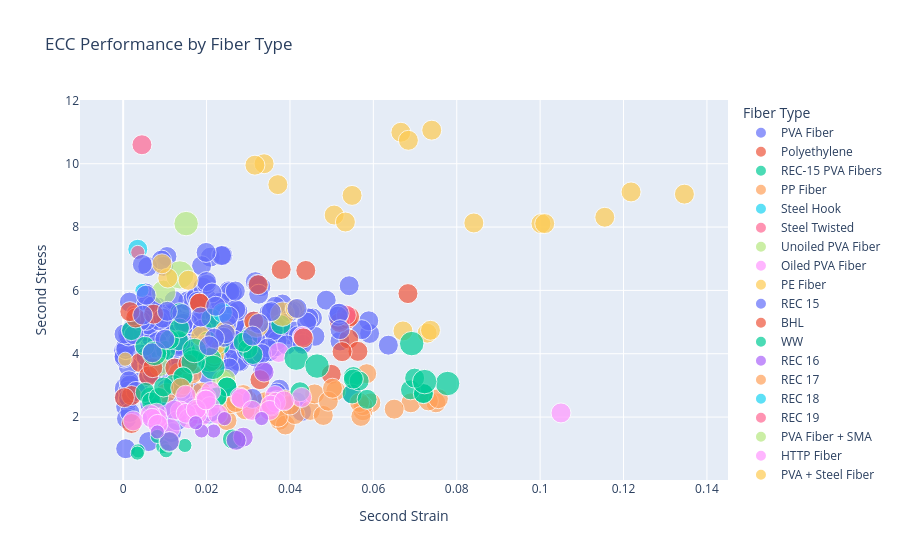

The notebook cell saved with this chart:
### Code cell
fig = px.scatter(
    df,
    x="Second Strain",
    y="Second Stress",
    color="Fiber Type",
    size="Fiber Volume",
    hover_name="Mixture",
    title="ECC Performance by Fiber Type"
)

fig.show()

### Figure 1 — Plotly figure (JSON) as saved in the notebook; plotly's stock layout.template omitted (floating-point values rounded to 4 significant figures; data arrays with more than 128 entries replaced by an {"elided": "..."} marker saying what was removed)
{"data": [{"hovertemplate": "<b>%{hovertext}</b><br><br>Fiber Type=PVA Fiber<br>Second Strain=%{x}<br>Second Stress=%{y}<br>Fiber Volume=%{marker.size}<extra></extra>", "hovertext": {"elided": "263 str values"}, "legendgroup": "PVA Fiber", "marker": {"color": "#636efa", "size": {"elided": "263 float values"}, "sizemode": "area", "sizeref": 0.0001, "symbol": "circle"}, "mode": "markers", "name": "PVA Fiber", "orientation": "v", "showlegend": true, "type": "scatter", "x": {"elided": "263 float values"}, "xaxis": "x", "y": {"elided": "263 float values"}, "yaxis": "y"}, {"hovertemplate": "<b>%{hovertext}</b><br><br>Fiber Type=Polyethylene<br>Second Strain=%{x}<br>Second Stress=%{y}<br>Fiber Volume=%{marker.size}<extra></extra>", "hovertext": [null, null, "Mix I", "Mix II", "Mix IIIa", "Comp Mix I at 28 days", "Comp Mix I at 28 days", "Comp Mix I at 28 days", "Mix II at 14 days", "Mix II at 28 days", "Mix IIIa at 14 days", "Mix IIIa at 28 days", "ECC", "ECC", "ECC"], "legendgroup": "Polyethylene", "marker": {"color": "#EF553B", "size": [0.02, 0.02, 0.02, 0.02, 0.02, 0.02, 0.02, 0.02, 0.02, 0.02, 0.02, 0.02, 0.02, 0.02, 0.02], "sizemode": "area", "sizeref": 0.0001, "symbol": "circle"}, "mode": "markers", "name": "Polyethylene", "orientation": "v", "showlegend": true, "type": "scatter", "x": [0.0328, 0.0683, 0.0538, 0.002, 0.0217, 0.0543, 0.0541, 0.0563, 0.002, 0.0003, 0.0041, 0.0218, 0.0499, 0.0525, 0.0519], "xaxis": "x", "y": [3.18, 5.899, 5.1, 2.68, 3.756, 5.166, 4.467, 4.075, 1.797, 2.614, 3.722, 3.899, 3.349, 4.065, 4.985], "yaxis": "y"}, {"hovertemplate": "<b>%{hovertext}</b><br><br>Fiber Type=REC-15 PVA Fibers<br>Second Strain=%{x}<br>Second Stress=%{y}<br>Fiber Volume=%{marker.size}<extra></extra>", "hovertext": ["mortar coupon", null, null, null, null, null, null, null, null, null, null, null, null, null, null, null, null, null], "legendgroup": "REC-15 PVA Fibers", "marker": {"color": "#00cc96", "size": [0.02, 0.02, 0.02, 0.02, 0.02, 0.02, 0.02, 0.02, 0.02, 0.02, 0.02, 0.02, 0.02, 0.02, 0.02, 0.02, 0.02, 0.02], "sizemode": "area", "sizeref": 0.0001, "symbol": "circle"}, "mode": "markers", "name": "REC-15 PVA Fibers", "orientation": "v", "showlegend": true, "type": "scatter", "x": [0.0232, 0.0167, 0.0203, 0.0299, 0.009, 0.0187, 0.0052, 0.0299, 0.0311, 0.0211, 0.0102, 0.0136, 0.002, 0.0133, 0.0111, 0.0135, 0.0288, 0.0378], "xaxis": "x", "y": [4.27, 3.905, 4.4, 4.469, 4.037, 4.09, 4.236, 4.157, 3.976, 5.118, 4.101, 5.297, 4.729, 4.41, 4.442, 4.811, 4.363, 4.92], "yaxis": "y"}, {"hovertemplate": "<b>%{hovertext}</b><br><br>Fiber Type=PP Fiber<br>Second Strain=%{x}<br>Second Stress=%{y}<br>Fiber Volume=%{marker.size}<extra></extra>", "hovertext": ["Mix 1-1", "Mix 1-1", "Mix 1-1", "Mix 1-1", "Mix 1-1", "Mix 1-1", "Mix 1-2", "Mix 1-2", "Mix 1-2", "Mix 1-2", "Mix 1-2", "Mix 1-2", "Mix 1-2", "Mix 1-3", "Mix 1-3", "Mix 1-3", "Mix 1-3", "Mix 1-3", "Mix 1-3", "Mix 1-3", "Mix 2-1", "Mix 2-1", "Mix 2-1", "Mix 2-1", "Mix 2-1", "Mix 2-2", "Mix 2-2", "Mix 2-2", "Mix 2-2", "Mix 2-2", "Mix 2-2", "Mix 2-2", "Mix 3-1", "Mix 3-1", "Mix 3-1", "Mix 3-1", "Mix 3-1", "Mix 3-1", "Mix 3-1", "Mix 3-1"], "legendgroup": "PP Fiber", "marker": {"color": "#FFA15A", "size": [0.02, 0.02, 0.02, 0.02, 0.02, 0.02, 0.02, 0.02, 0.02, 0.02, 0.02, 0.02, 0.02, 0.02, 0.02, 0.02, 0.02, 0.02, 0.02, 0.02, 0.02, 0.02, 0.02, 0.02, 0.02, 0.02, 0.02, 0.02, 0.02, 0.02, 0.02, 0.02, 0.02, 0.02, 0.02, 0.02, 0.02, 0.02, 0.02, 0.02], "sizemode": "area", "sizeref": 0.0001, "symbol": "circle"}, "mode": "markers", "name": "PP Fiber", "orientation": "v", "showlegend": true, "type": "scatter", "x": [0.075, 0.069, 0.065, 0.019, 0.035, 0.0594, 0.0575, 0.0375, 0.0389, 0.0412, 0.0372, 0.0575, 0.0567, 0.0732, 0.0304, 0.0249, 0.0756, 0.0449, 0.057, 0.048, 0.0103, 0.0188, 0.0133, 0.0145, 0.0165, 0.04, 0.0361, 0.0339, 0.0355, 0.0298, 0.051, 0.0258, 0.0293, 0.0459, 0.0492, 0.0388, 0.0288, 0.0502, 0.0584, 0.027], "xaxis": "x", "y": [2.45, 2.45, 2.25, 2.5, 2.46, 2.45, 2.199, 1.9, 1.75, 2.08, 1.998, 2.36, 2.46, 2.51, 2.24, 1.888, 2.58, 2.21, 2.02, 2.05, 2.76, 2.782, 3.4, 3.02, 3.36, 2.38, 2.478, 2.48, 2.35, 2.55, 2.83, 2.42, 2.23, 2.732, 2.5, 2.55, 2.71, 2.91, 3.37, 2.46], "yaxis": "y"}, {"hovertemplate": "<b>%{hovertext}</b><br><br>Fiber Type=Steel Hook<br>Second Strain=%{x}<br>Second Stress=%{y}<br>Fiber Volume=%{marker.size}<extra></extra>", "hovertext": ["MaH1", "MbH1", "MbH1.5"], "legendgroup": "Steel Hook", "marker": {"color": "#19d3f3", "size": [0.01, 0.01, 0.02], "sizemode": "area", "sizeref": 0.0001, "symbol": "circle"}, "mode": "markers", "name": "Steel Hook", "orientation": "v", "showlegend": true, "type": "scatter", "x": [0.0025, 0.0045, 0.0035], "xaxis": "x", "y": [5.1, 6.0, 7.3], "yaxis": "y"}, {"hovertemplate": "<b>%{hovertext}</b><br><br>Fiber Type=Steel Twisted<br>Second Strain=%{x}<br>Second Stress=%{y}<br>Fiber Volume=%{marker.size}<extra></extra>", "hovertext": ["MaT1", "MbT1", "MbT1.5"], "legendgroup": "Steel Twisted", "marker": {"color": "#FF6692", "size": [0.01, 0.01, 0.02], "sizemode": "area", "sizeref": 0.0001, "symbol": "circle"}, "mode": "markers", "name": "Steel Twisted", "orientation": "v", "showlegend": true, "type": "scatter", "x": [0.0025, 0.0035, 0.0045], "xaxis": "x", "y": [5.3, 7.2, 10.6], "yaxis": "y"}, {"hovertemplate": "<b>%{hovertext}</b><br><br>Fiber Type=Unoiled PVA Fiber<br>Second Strain=%{x}<br>Second Stress=%{y}<br>Fiber Volume=%{marker.size}<extra></extra>", "hovertext": ["M17", "M17", "M17"], "legendgroup": "Unoiled PVA Fiber", "marker": {"color": "#B6E880", "size": [0.02, 0.02, 0.02], "sizemode": "area", "sizeref": 0.0001, "symbol": "circle"}, "mode": "markers", "name": "Unoiled PVA Fiber", "orientation": "v", "showlegend": true, "type": "scatter", "x": [0.0087, 0.0237, 0.0246], "xaxis": "x", "y": [3.59, 3.16, 3.2], "yaxis": "y"}, {"hovertemplate": "<b>%{hovertext}</b><br><br>Fiber Type=Oiled PVA Fiber<br>Second Strain=%{x}<br>Second Stress=%{y}<br>Fiber Volume=%{marker.size}<extra></extra>", "hovertext": ["M21", "M21", "M21"], "legendgroup": "Oiled PVA Fiber", "marker": {"color": "#FF97FF", "size": [0.02, 0.02, 0.02], "sizemode": "area", "sizeref": 0.0001, "symbol": "circle"}, "mode": "markers", "name": "Oiled PVA Fiber", "orientation": "v", "showlegend": true, "type": "scatter", "x": [0.0373, 0.043, 0.0195], "xaxis": "x", "y": [4.04, 4.55, 4.29], "yaxis": "y"}, {"hovertemplate": "<b>%{hovertext}</b><br><br>Fiber Type=PE Fiber<br>Second Strain=%{x}<br>Second Stress=%{y}<br>Fiber Volume=%{marker.size}<extra></extra>", "hovertext": ["ECC 1", "ECC 1", "ECC 1", "ECC 1", "ECC 1", "ECC 1", "ECC 1", "ECC 1", "UHDCC", "UHDCC", "UHDCC", "M-C", "M-C", "M-C", "M-AEA", "M-AEA", "M-AEA", "M-CR", "M-CR", "M-CR", "M-FAC", "M-FAC", "M-FAC", "M-V", "M-V", "M-V"], "legendgroup": "PE Fiber", "marker": {"color": "#FECB52", "size": [0.01, 0.02, 0.02, 0.03, 0.01, 0.02, 0.02, 0.03, 0.02, 0.02, 0.02, 0.02, 0.02, 0.02, 0.02, 0.02, 0.02, 0.02, 0.02, 0.02, 0.02, 0.02, 0.02, 0.02, 0.02, 0.02], "sizemode": "area", "sizeref": 0.0001, "symbol": "circle"}, "mode": "markers", "name": "PE Fiber", "orientation": "v", "showlegend": true, "type": "scatter", "x": [0.0005, 0.0219, 0.0186, 0.0382, 0.0228, 0.0245, 0.0413, 0.032, 0.0671, 0.0729, 0.0737, 0.0338, 0.0316, 0.0371, 0.074, 0.0666, 0.0684, 0.0549, 0.0506, 0.0533, 0.0841, 0.1346, 0.1218, 0.1155, 0.1002, 0.1011], "xaxis": "x", "y": [3.827, 3.98, 4.56, 5.25, 4.22, 4.726, 5.41, 4.9, 4.72, 4.65, 4.74, 10.0, 9.955, 9.34, 11.06, 10.99, 10.74, 9.0, 8.38, 8.16, 8.13, 9.04, 9.11, 8.31, 8.11, 8.11], "yaxis": "y"}, {"hovertemplate": "<b>%{hovertext}</b><br><br>Fiber Type=REC 15<br>Second Strain=%{x}<br>Second Stress=%{y}<br>Fiber Volume=%{marker.size}<extra></extra>", "hovertext": ["D0", "D1"], "legendgroup": "REC 15", "marker": {"color": "#636efa", "size": [0.02, 0.02], "sizemode": "area", "sizeref": 0.0001, "symbol": "circle"}, "mode": "markers", "name": "REC 15", "orientation": "v", "showlegend": true, "type": "scatter", "x": [0.0213, 0.031], "xaxis": "x", "y": [5.92, 2.59], "yaxis": "y"}, {"hovertemplate": "<b>%{hovertext}</b><br><br>Fiber Type=BHL<br>Second Strain=%{x}<br>Second Stress=%{y}<br>Fiber Volume=%{marker.size}<extra></extra>", "hovertext": ["D1", "D2", "D3", "D6", "D7", "D8", "D1", "D2", "D3", "D4", "D5"], "legendgroup": "BHL", "marker": {"color": "#EF553B", "size": [0.02, 0.02, 0.02, 0.02, 0.02, 0.02, 0.02, 0.02, 0.02, 0.02, 0.02], "sizemode": "area", "sizeref": 0.0001, "symbol": "circle"}, "mode": "markers", "name": "BHL", "orientation": "v", "showlegend": true, "type": "scatter", "x": [0.003, 0.0016, 0.0183, 0.0061, 0.0071, 0.0124, 0.0073, 0.0155, 0.0183, 0.0313, 0.0432], "xaxis": "x", "y": [5.13, 5.329, 5.6, 3.3, 3.56, 3.55, 5.25, 3.678, 5.6, 5.03, 4.5], "yaxis": "y"}, {"hovertemplate": "<b>%{hovertext}</b><br><br>Fiber Type=WW<br>Second Strain=%{x}<br>Second Stress=%{y}<br>Fiber Volume=%{marker.size}<extra></extra>", "hovertext": ["D3", "D4", "D5", "D3", "D6", "D7", "D8", "D6", "D6", "D11", "D11", "D7", "D7", "D12", "D12", "D8", "D8", "D13", "D13", "D1", "D2", "D3", "D4", "D5", "D4", "D4", "D9", "D9", "D5", "D5", "D10", "D10"], "legendgroup": "WW", "marker": {"color": "#00cc96", "size": [0.02, 0.02, 0.02, 0.02, 0.02, 0.02, 0.02, 0.02, 0.02, 0.03, 0.03, 0.02, 0.02, 0.03, 0.03, 0.02, 0.02, 0.03, 0.03, 0.02, 0.02, 0.02, 0.02, 0.02, 0.02, 0.02, 0.03, 0.03, 0.02, 0.02, 0.03, 0.03], "sizemode": "area", "sizeref": 0.0001, "symbol": "circle"}, "mode": "markers", "name": "WW", "orientation": "v", "showlegend": true, "type": "scatter", "x": [0.0065, 0.0053, 0.0068, 0.0145, 0.0552, 0.0549, 0.072, 0.0566, 0.0552, 0.0207, 0.0075, 0.0585, 0.0689, 0.0215, 0.0168, 0.072, 0.0699, 0.0415, 0.0465, 0.0085, 0.012, 0.0143, 0.0249, 0.0225, 0.0249, 0.0097, 0.0171, 0.0692, 0.0424, 0.0225, 0.0778, 0.0723], "xaxis": "x", "y": [2.63, 2.78, 2.48, 3.269, 3.28, 2.73, 2.75, 3.14, 3.2, 3.81, 4.011, 2.56, 2.86, 3.57, 3.74, 2.74, 3.23, 3.86, 3.61, 2.62, 3.03, 3.27, 2.95, 2.62, 2.95, 2.95, 4.102, 4.32, 2.8, 2.64, 3.06, 3.12], "yaxis": "y"}, {"hovertemplate": "<b>%{hovertext}</b><br><br>Fiber Type=REC 16<br>Second Strain=%{x}<br>Second Stress=%{y}<br>Fiber Volume=%{marker.size}<extra></extra>", "hovertext": ["D2"], "legendgroup": "REC 16", "marker": {"color": "#ab63fa", "size": [0.02], "sizemode": "area", "sizeref": 0.0001, "symbol": "circle"}, "mode": "markers", "name": "REC 16", "orientation": "v", "showlegend": true, "type": "scatter", "x": [0.0338], "xaxis": "x", "y": [3.42], "yaxis": "y"}, {"hovertemplate": "<b>%{hovertext}</b><br><br>Fiber Type=REC 17<br>Second Strain=%{x}<br>Second Stress=%{y}<br>Fiber Volume=%{marker.size}<extra></extra>", "hovertext": ["D3"], "legendgroup": "REC 17", "marker": {"color": "#FFA15A", "size": [0.02], "sizemode": "area", "sizeref": 0.0001, "symbol": "circle"}, "mode": "markers", "name": "REC 17", "orientation": "v", "showlegend": true, "type": "scatter", "x": [0.0138], "xaxis": "x", "y": [2.92], "yaxis": "y"}, {"hovertemplate": "<b>%{hovertext}</b><br><br>Fiber Type=REC 18<br>Second Strain=%{x}<br>Second Stress=%{y}<br>Fiber Volume=%{marker.size}<extra></extra>", "hovertext": ["D4"], "legendgroup": "REC 18", "marker": {"color": "#19d3f3", "size": [0.02], "sizemode": "area", "sizeref": 0.0001, "symbol": "circle"}, "mode": "markers", "name": "REC 18", "orientation": "v", "showlegend": true, "type": "scatter", "x": [0.0238], "xaxis": "x", "y": [5.299], "yaxis": "y"}, {"hovertemplate": "<b>%{hovertext}</b><br><br>Fiber Type=REC 19<br>Second Strain=%{x}<br>Second Stress=%{y}<br>Fiber Volume=%{marker.size}<extra></extra>", "hovertext": ["D5"], "legendgroup": "REC 19", "marker": {"color": "#FF6692", "size": [0.02], "sizemode": "area", "sizeref": 0.0001, "symbol": "circle"}, "mode": "markers", "name": "REC 19", "orientation": "v", "showlegend": true, "type": "scatter", "x": [0.0535], "xaxis": "x", "y": [5.22], "yaxis": "y"}, {"hovertemplate": "<b>%{hovertext}</b><br><br>Fiber Type=PVA Fiber + SMA<br>Second Strain=%{x}<br>Second Stress=%{y}<br>Fiber Volume=%{marker.size}<extra></extra>", "hovertext": ["ECC", "ECC", "ECC"], "legendgroup": "PVA Fiber + SMA", "marker": {"color": "#B6E880", "size": [0.03, 0.03, 0.04], "sizemode": "area", "sizeref": 0.0001, "symbol": "circle"}, "mode": "markers", "name": "PVA Fiber + SMA", "orientation": "v", "showlegend": true, "type": "scatter", "x": [0.0097, 0.0151, 0.0136], "xaxis": "x", "y": [5.94, 8.11, 6.49], "yaxis": "y"}, {"hovertemplate": "<b>%{hovertext}</b><br><br>Fiber Type=HTTP Fiber<br>Second Strain=%{x}<br>Second Stress=%{y}<br>Fiber Volume=%{marker.size}<extra></extra>", "hovertext": ["GBFS - 0.31 - 0.8%", "GBFS - 0.31 - 0.8%", "GBFS - 0.31 - 0.8%", "GBFS - 0.31 - 0.8%", "GBFS - 0.34 - 0.5%", "GBFS - 0.34 - 0.5%", "GBFS - 0.34 - 0.5%", "GBFS - 0.34 - 0.5%", "GBFS - 0.34 - 0.5%", "GBFS - 0.34 - 0.5%", "GBFS - 0.37 - 0.0%", "GBFS - 0.37 - 0.0%", "GBFS - 0.37 - 0.0%", "GBFS - 0.37 - 0.0%", "GBFS - 0.37 - 0.0%", "GBFS - 0.37 - 0.0%", "FA - 0.31 - 1.0%", "FA - 0.31 - 1.0%", "FA - 0.31 - 1.0%", "FA - 0.31 - 1.0%", "FA - 0.31 - 1.0%", "FA - 0.31 - 1.0%", "FA - 0.34 - 0.6%", "FA - 0.34 - 0.6%", "FA - 0.34 - 0.6%", "FA - 0.34 - 0.6%", "FA - 0.34 - 0.6%", "FA - 0.34 - 0.6%", "FA - 0.37 - 0.4%", "FA - 0.37 - 0.4%", "FA - 0.37 - 0.4%", "FA - 0.37 - 0.4%"], "legendgroup": "HTTP Fiber", "marker": {"color": "#FF97FF", "size": [0.02, 0.02, 0.02, 0.02, 0.02, 0.02, 0.02, 0.02, 0.02, 0.02, 0.02, 0.02, 0.02, 0.02, 0.02, 0.02, 0.02, 0.02, 0.02, 0.02, 0.02, 0.02, 0.02, 0.02, 0.02, 0.02, 0.02, 0.02, 0.02, 0.02, 0.02, 0.02], "sizemode": "area", "sizeref": 0.0001, "symbol": "circle"}, "mode": "markers", "name": "HTTP Fiber", "orientation": "v", "showlegend": true, "type": "scatter", "x": [0.0199, 0.021, 0.028, 0.0196, 0.015, 0.0189, 0.0283, 0.0364, 0.0366, 0.0354, 0.0137, 0.0428, 0.0309, 0.0351, 0.0208, 0.0386, 0.0123, 0.0176, 0.0177, 0.0113, 0.0157, 0.0227, 0.008, 0.105, 0.0151, 0.0082, 0.0175, 0.0199, 0.0065, 0.0024, 0.0069, 0.0083], "xaxis": "x", "y": [2.63, 2.809, 2.63, 2.54, 2.69, 2.04, 2.59, 2.68, 2.47, 2.38, 2.19, 2.62, 2.21, 2.21, 2.33, 2.512, 2.22, 2.18, 2.09, 1.64, 1.95, 2.09, 2.123, 2.13, 2.12, 1.96, 2.244, 2.54, 2.08, 1.88, 1.96, 1.77], "yaxis": "y"}, {"hovertemplate": "<b>%{hovertext}</b><br><br>Fiber Type=PVA + Steel Fiber<br>Second Strain=%{x}<br>Second Stress=%{y}<br>Fiber Volume=%{marker.size}<extra></extra>", "hovertext": [null, null, null], "legendgroup": "PVA + Steel Fiber", "marker": {"color": "#FECB52", "size": [0.02, 0.02, 0.02], "sizemode": "area", "sizeref": 0.0001, "symbol": "circle"}, "mode": "markers", "name": "PVA + Steel Fiber", "orientation": "v", "showlegend": true, "type": "scatter", "x": [0.0156, 0.0107, 0.0093], "xaxis": "x", "y": [6.32, 6.39, 6.84], "yaxis": "y"}, {"hovertemplate": "<b>%{hovertext}</b><br><br>Fiber Type=PVA Fiber Type C<br>Second Strain=%{x}<br>Second Stress=%{y}<br>Fiber Volume=%{marker.size}<extra></extra>", "hovertext": ["M2.2 - C", "M2.2 - C", "M2.2 - C", "M2.2CR-C", "M2.2CR-C", "M2.2CR-C", "M2.2 - C", "M2.2 - C", "M2.2 - C", "M2.2CR-C", "M2.2CR-C", "M2.2CR-C", "M2.2FAC-C", "M2.2FAC-C", "M2.2FAC-C", "M2.2VMA-C", "M2.2VMA-C", "M2.2VMA-C", "M4.0-C", "M4.0-C", "M4.0-C"], "legendgroup": "PVA Fiber Type C", "marker": {"color": "#636efa", "size": [0.02, 0.02, 0.02, 0.02, 0.02, 0.02, 0.02, 0.02, 0.02, 0.02, 0.02, 0.02, 0.02, 0.02, 0.02, 0.02, 0.02, 0.02, 0.02, 0.02, 0.02], "sizemode": "area", "sizeref": 0.0001, "symbol": "circle"}, "mode": "markers", "name": "PVA Fiber Type C", "orientation": "v", "showlegend": true, "type": "scatter", "x": [0.0046, 0.0047, 0.0055, 0.0355, 0.0417, 0.0325, 0.007, 0.0186, 0.01, 0.0515, 0.0518, 0.052, 0.0241, 0.0253, 0.031, 0.0222, 0.0141, 0.0106, 0.0245, 0.0219, 0.0206], "xaxis": "x", "y": [6.82, 5.22, 5.85, 5.33, 5.43, 4.956, 4.03, 5.16, 4.46, 5.19, 5.28, 4.76, 4.52, 5.19, 4.56, 5.5, 5.267, 5.34, 4.63, 4.49, 4.25], "yaxis": "y"}, {"hovertemplate": "<b>%{hovertext}</b><br><br>Fiber Type=PVA Fiber Type K<br>Second Strain=%{x}<br>Second Stress=%{y}<br>Fiber Volume=%{marker.size}<extra></extra>", "hovertext": ["M2.2-K", "M2.2-K", "M2.2-K"], "legendgroup": "PVA Fiber Type K", "marker": {"color": "#EF553B", "size": [0.02, 0.02, 0.02], "sizemode": "area", "sizeref": 0.0001, "symbol": "circle"}, "mode": "markers", "name": "PVA Fiber Type K", "orientation": "v", "showlegend": true, "type": "scatter", "x": [0.0379, 0.0438, 0.0324], "xaxis": "x", "y": [6.66, 6.63, 6.18], "yaxis": "y"}, {"hovertemplate": "<b>%{hovertext}</b><br><br>Fiber Type=Kuraray PVA Fiber<br>Second Strain=%{x}<br>Second Stress=%{y}<br>Fiber Volume=%{marker.size}<extra></extra>", "hovertext": ["FR-ECC Mix 1", "FR-ECC Mix 1", "FR-ECC Mix 1", "FR-ECC Mix 1", "FR-ECC Mix 1", "FR-ECC Mix 1", "FR-ECC Mix 2", "FR-ECC Mix 2", "FR-ECC Mix 2"], "legendgroup": "Kuraray PVA Fiber", "marker": {"color": "#00cc96", "size": [0.01, 0.01, 0.01, 0.01, 0.01, 0.01, 0.02, 0.02, 0.02], "sizemode": "area", "sizeref": 0.0001, "symbol": "circle"}, "mode": "markers", "name": "Kuraray PVA Fiber", "orientation": "v", "showlegend": true, "type": "scatter", "x": [0.0095, 0.0148, 0.0036, 0.0034, 0.0082, 0.0103, 0.0271, 0.011, 0.0262], "xaxis": "x", "y": [1.064, 1.103, 0.932, 0.862, 1.388, 0.935, 1.29, 1.21, 1.308], "yaxis": "y"}, {"hovertemplate": "<b>%{hovertext}</b><br><br>Fiber Type=Chinese PVA Fiber<br>Second Strain=%{x}<br>Second Stress=%{y}<br>Fiber Volume=%{marker.size}<extra></extra>", "hovertext": ["FR-ECC Mix 2", "FR-ECC Mix 2", "FR-ECC Mix 2", "FR-ECC Mix 3", "FR-ECC Mix 3", "FR-ECC Mix 3", "FR-ECC Mix 3", "FR-ECC Mix 3", "FR-ECC Mix 3"], "legendgroup": "Chinese PVA Fiber", "marker": {"color": "#ab63fa", "size": [0.02, 0.02, 0.02, 0.01, 0.01, 0.01, 0.01, 0.01, 0.01], "sizemode": "area", "sizeref": 0.0001, "symbol": "circle"}, "mode": "markers", "name": "Chinese PVA Fiber", "orientation": "v", "showlegend": true, "type": "scatter", "x": [0.0288, 0.0111, 0.0271, 0.0332, 0.0217, 0.0188, 0.0174, 0.0243, 0.0082], "xaxis": "x", "y": [1.365, 1.23, 1.265, 1.953, 1.558, 1.56, 1.82, 1.95, 1.53], "yaxis": "y"}], "layout": {"legend": {"itemsizing": "constant", "title": {"text": "Fiber Type"}, "tracegroupgap": 0}, "title": {"text": "ECC Performance by Fiber Type"}, "xaxis": {"anchor": "y", "domain": [0, 1], "title": {"text": "Second Strain"}}, "yaxis": {"anchor": "x", "domain": [0, 1], "title": {"text": "Second Stress"}}}}
